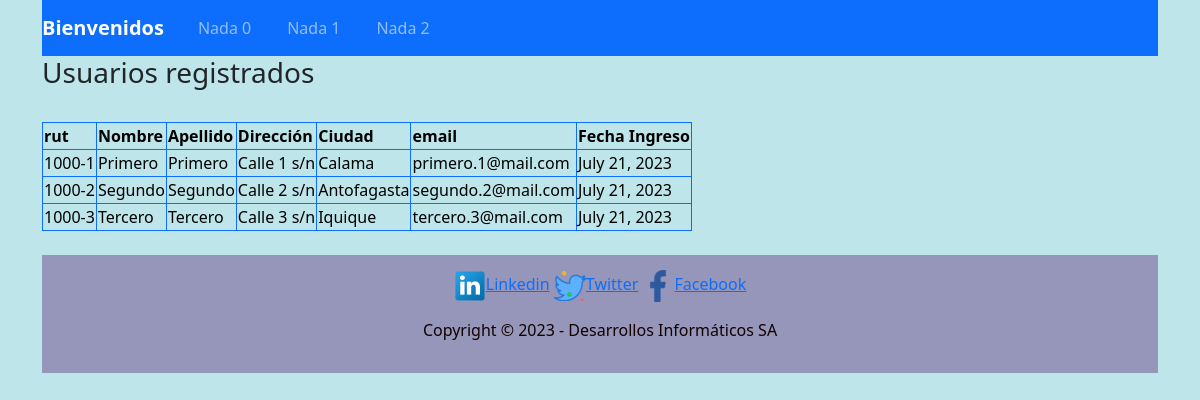
The app's page /salida_clientes/ with its own data.
### aplicacion_3/models.py (models this page shows, shortened)
class registroUsuarios(models.Model):
    rut = models.CharField(max_length=10, unique=True)
    nombre = models.CharField(max_length=20)
    apellido = models.CharField(max_length=20)
    direccion = models.CharField(max_length=50)
    ciudad = models.CharField(max_length=20)
    email = models.EmailField(max_length=40)
    password = models.CharField(max_length=8)
    creacion = models.DateField(auto_now_add=True)

### aplicacion_3/views.py (the view)
# urls.py: path('salida_clientes/', informeUsuarios, name = 'salida_clientes'),
def informeUsuarios(request):
    usuarios = registroUsuarios.objects.all()
    return render(request, 'salida_clientes.html', {'usuarios': usuarios})

### aplicacion_3/templates/salida_clientes.html (shortened to what this page needs)
{% load static %}
<!DOCTYPE html>
<html lang="en">
  <head>
    <link href="https://cdn.jsdelivr.net/npm/bootstrap@5.3.0-alpha3/dist/css/bootstrap.min.css" rel="stylesheet">
    <link rel="stylesheet" href="{% static 'assets/estilos/styles.css' %}" />
  </head>
  <body >
   <div class="container">
     <header>
      <nav class="navbar navbar-expand-lg navbar bg-primary" data-bs-theme="dark">
        <a class="navbar-brand" href="{% url 'index' %}">Bienvenidos</a>
        <div class="collapse navbar-collapse" id="navbarSupportedContent">
          <ul class="navbar-nav ml-auto">
            <li class="nav-item">
              <a class="nav-link" href="#">Nada 0</a>
            </li>
            <li class="nav-item">
              <a class="nav-link" href="#">Nada 1</a>
            </li>
            <li class="nav-item">
              <a class="nav-link" href="#">Nada 2</a>
            </li>
          </ul>
        </div>
      </nav>
     </header>
    </div>
    <div class="container">
      <h3>Usuarios registrados</h3>
      <br>
        <table class="table-secondary table-bordered border-primary">
            <thead>
              <tr>
                <th scope="col">rut</th>
                <th scope="col">Nombre</th>
                <th scope="col">Apellido</th>
                <th scope="col">Dirección</th>
                <th scope="col">Ciudad</th>
                <th scope="col">email</th>
                <th scope="col">Fecha Ingreso</th>
              </tr>
            </thead>
            <tbody class="usuarios">
            {% for p in usuarios %}
              <tr>
                <td>{{p.rut}}</td>
                <td>{{p.nombre}}</td>
                <td>{{p.apellido}}</td>
                <td>{{p.direccion}}</td>
                <td>{{p.ciudad}}</td>
                <td>{{p.email}}</td>
                <td>{{p.creacion}}</td>
              </tr>
            {% endfor %}
            </tbody>
        </table>
    </div>
  </body>
  <br>
  <div class="container">
  <footer >
    <div>
      <p id="pie">
        <a href="https://www.linkedin.com/sharing/share-offsite/?url=[url]"><img id="pie-img" src="{% static 'assets/imagenes/linkedin_socialnetwork_17441.png' %}" alt="Linkedin">Linkedin</a>
        <a href="https://twitter.com/intent/tweet?text=[text]&url=[url]&hashtags=[hashtag]"><img id="pie-img" src="{% static 'assets/imagenes/twiter.png' %}" alt="Twitter">Twitter</a>
        <a href="https://www.facebook.com/sharer/sharer.php?u=https://espai.es"><img id="pie-img" src="{% static 'assets/imagenes/facebook_logo_icon_229298.png' %}" alt="Facebook">Facebook</a>
      </p>
      <p>Copyright &copy; 2023 - Desarrollos Informáticos SA</p>
    </div>
  </footer>
</div>
</html>

### aplicacion_3/static/assets/estilos/styles.css (style rules this page uses)
body { background-color: rgb(190, 229, 233); }
footer { background-color:#9596b9; height: 50%; text-align: center; padding: 15px; color: rgb(19, 1, 1); }
#pie { text-align: center; font-size: 1rem; font-weight: 100; }
.navbar { background-color: #f8f9fa; }
.navbar-brand { font-weight: bold; }
.nav-item { padding: 0 10px; }

### records on screen
registroUsuarios: rut "1000-1", nombre "Primero", apellido "Primero", direccion "Calle 1 s/n", ciudad "Calama", email "primero.1@mail.com", creacion "July 21, 2023"
registroUsuarios: rut "1000-2", nombre "Segundo", apellido "Segundo", direccion "Calle 2 s/n", ciudad "Antofagasta", email "segundo.2@mail.com", creacion "July 21, 2023"
registroUsuarios: rut "1000-3", nombre "Tercero", apellido "Tercero", direccion "Calle 3 s/n", ciudad "Iquique", email "tercero.3@mail.com", creacion "July 21, 2023"
